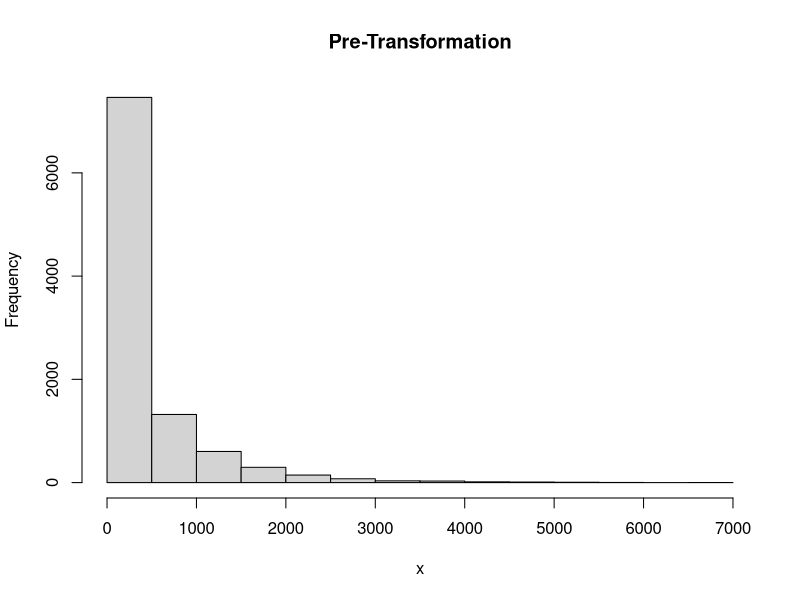
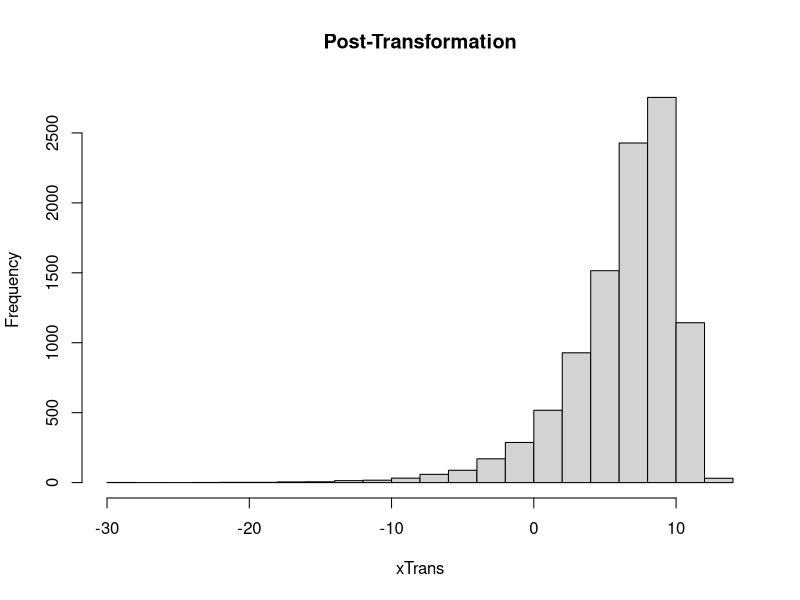

Here is the R script that generated these plots, in order:
# Code for data transformation

# see https://pubmed.ncbi.nlm.nih.gov/15147579/
# https://www.ncbi.nlm.nih.gov/pmc/articles/PMC4373093/

# simulate some data using gamma distribution - non-negative, positive skew
x <- rgamma(10000,shape = 0.4, 1/1000)

#plot histogram of pre transformed data
hist(x, main = "Pre-Transformation")

#specify log fold value 
logFold = 2

#create transformed data set
xTrans = log(x, 2)

#plot histogram of pre transformed data
hist(xTrans, main = "Post-Transformation")
